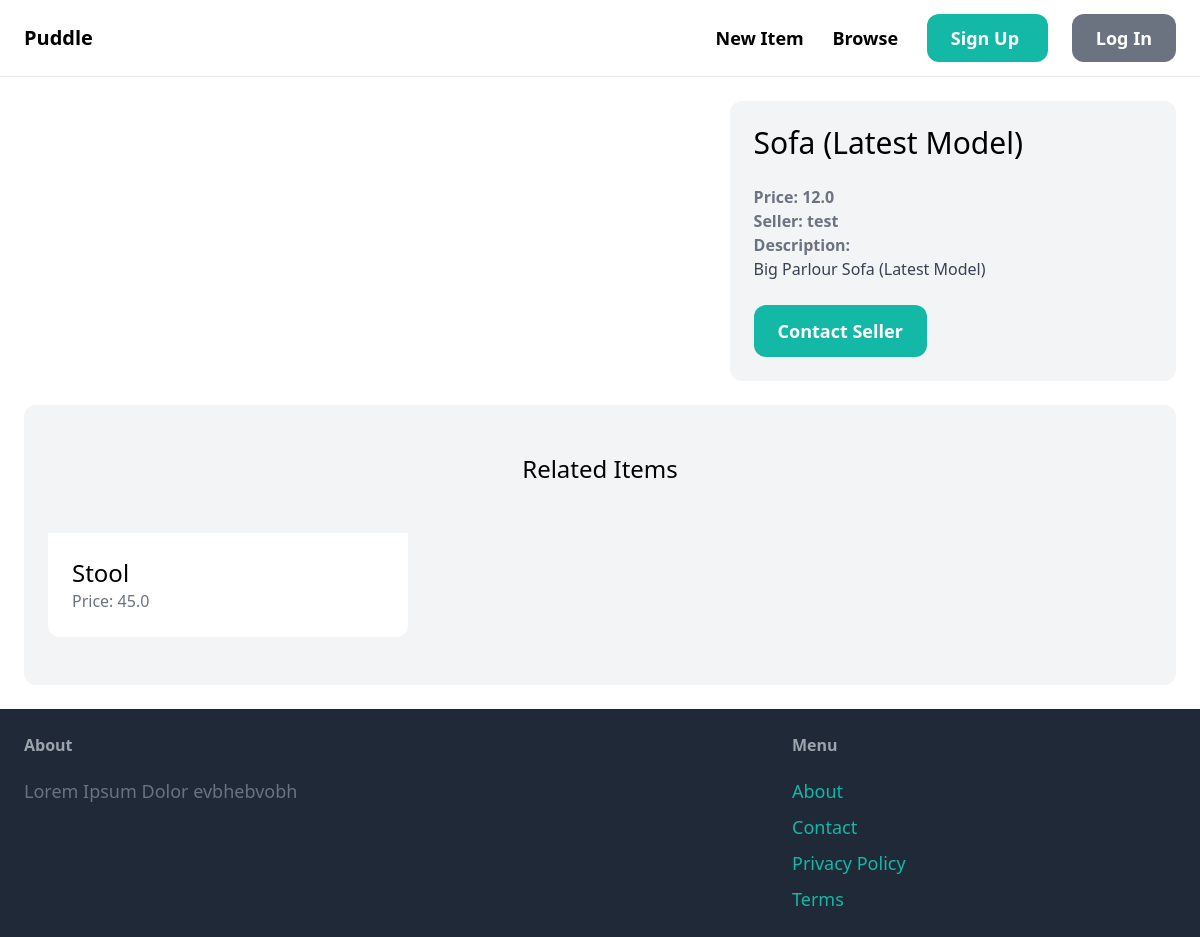
Screenshot of /items/2/ with the database file from the repository.
### item/models.py (models this page shows, shortened)
class Item(models.Model):
	category = models.ForeignKey(Category, related_name='items', on_delete=models.CASCADE)
	name = models.CharField(max_length=255)
	description = models.TextField(blank=True, null=True)
	price = models.FloatField()
	image = models.ImageField(upload_to='item_images', blank=True, null=True)
	is_sold = models.BooleanField(default=False)
	created_by = models.ForeignKey(User, related_name='items', on_delete=models.CASCADE)
	created_at = models.DateTimeField(auto_now_add=True)

### item/views.py (the view)
# urls.py: path('<str:pk>/', views.detail, name='detail'),
def detail(request, pk):
	items = get_object_or_404(Item, pk=pk)
	related_items = Item.objects.filter(category=items.category, is_sold=False).exclude(pk=pk)[0:3]
	context = {
		'item': items,
		'related_items': related_items,
	}
	return render(request, 'item/detail.html', context)

### item/templates/item/detail.html (shortened to what this page needs)
{% extends 'core/base.html' %}
{% block content %}
    <div class="grid grid-cols-5 gap-6">
        <div class="col-span-3">
        </div>
        <div class="col-span-2 p-6 bg-gray-100 rounded-xl">
            <h1 class="mb-6 text-3xl">{{ item.name }}</h1>
            <p class="text-gray-500"><strong>Price: {{ item.price }}</strong></p>
            <p class="text-gray-500"><strong>Seller: {{ item.created_by.username }}</strong></p>
            {% if item.description %}
                <p class="text-gray-700">
                    <strong class="text-gray-500"> Description: </strong><br>
                    {{ item.description }}
                </p>
            {% endif %}
            {% if request.user == item.created_by %}
                <div class="mt-6 p-6 bg-white rounded-xl">
                    <p>This is your item </p>
                    <a href="{% url 'edit' item.id %}" class="inline-block mt-6 px-6 py-3 text-lg font-semibold bg-teal-500 text-white rounded-xl"> Edit </a>
                    <a href="{% url 'delete' item.id %}" class="inline-block mt-6 px-6 py-3 text-lg font-semibold bg-red-500 text-white rounded-xl"> Delete </a>
                </div>
            {% else %}
                <a href="{% url 'new' item.id %}" class="inline-block mt-6 px-6 py-3 text-lg font-semibold bg-teal-500 text-white rounded-xl hover:bf-teal-700"> Contact Seller</a>
            {% endif %}
        </div>
    </div>
        <div class="mt-6 px-6 py-12 bg-gray-100 rounded-xl">
                <h2 class="mb-12 text-2xl text-center">
                        Related Items
                </h2>
                <div class="grid grid-cols-3 gap-3">
                        {% for item in related_items %}
                                <div>
                                        <a href="{% url 'detail' item.id %}">
                                                <div class="p-6 bg-white rounded-b-xl">
                                                        <h2 class="text-2xl">{{ item.name }}</h2>
                                                        <p class="text-gray-500">Price: {{ item.price }}</p>
                                                </div>
                                        </a>
                                </div>
                        {% endfor %}
                </div>
        </div>
{% endblock content %}

### rows the page displays
Item: name "Sofa (Latest Model)", price "12.0", created_by.username "test", description "Big Parlour Sofa (Latest Model)"
Item: name "Stool", price "45.0"
